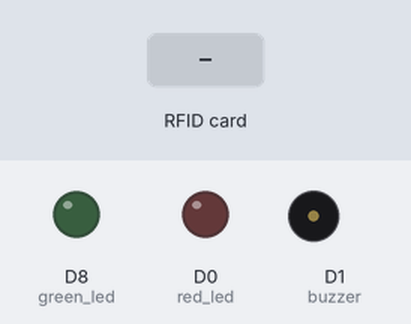
Recording of a sketch running on a simulated ESP8266 (NodeMCU). Shown: output pins drawn as LEDs (lit = HIGH), buzzer (waves = sounding, pin HIGH). The test bench sets the inputs (shaded band). WiFi joins after 1.5 s; servers stay silent unless stated; uploads are accepted with an empty reply; EEPROM starts erased; what the sketch prints to the serial monitor is not drawn.

Above: at 3.7 s.
3.8 s: RFID card E7 61 6B DD held to the reader
At 4.8 s:
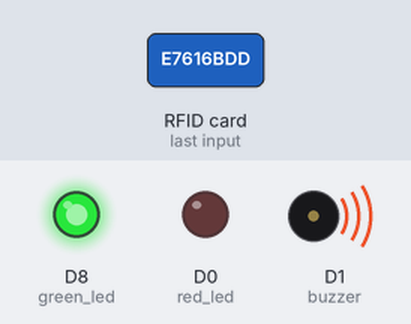
8.5 s: RFID card 67 A9 63 DD held to the reader
At 11.0 s:
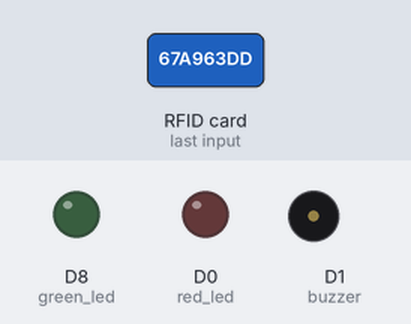
Timing chart, 0 to 12.5 s (numbered marks = the images above; inputs shaded):
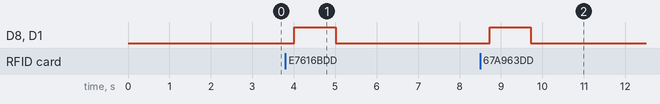

Measured:
- after the input at 3.8 s, D8 (green_led), D1 (buzzer): LOW → HIGH after 0.21 s, → LOW 1.0 s later
- after the input at 8.5 s, D8 (green_led), D1 (buzzer): LOW → HIGH after 0.22 s, → LOW 1.0 s later

The sketch:

smart_attendance_system.ino
```cpp
/* Mahmudul Islam
 * EEE,Bangladesh University of Engineering and Technology (BUET)
 * Email: mahmudulislam299@gmail.com
 */

#include <EEPROM.h>
#include <SPI.h>
#include <MFRC522.h>

#include <ESP8266WiFi.h>
#include <WiFiClient.h>
#include <ESP8266WebServer.h>
#include <ESP8266HTTPClient.h>

#define SS_PIN D4
#define RST_PIN D2
#define buzzer D1
#define red_led D0
#define green_led D8

MFRC522 rfid(SS_PIN, RST_PIN); // Instance of the class
HTTPClient http;    //Declare object of class HTTPClient

char* ValidCard_id[]={"020010811182", "E7 61 6B DD","67 A9 63 DD","87 F1 69 DD","17 9F 66 DD","55 96 3D E7","21 9D 2E 30","0200108156C5","0200108040D2","18003D858929"};
char* names[]={"khali","MAHMUD","NABID","NAIMA","SHIFA","JOJO","PRINCE","TRACY","JIMMY","DANIEL"};
char* sid[]={"1506100","1506101","1506102","1506103","1506104","1506105","1506106","1506107","1506108","1506109"};
char* sequence[]={"0","1","2","3","4","5","6","7","8","9"};

const char *ssid = "******";
const char *password = "******";

//Web/Server address to read/write from
const char *host = "192.168.0.106";
int presence[10];
 String cardID= "";


 String state, postData;

long pm=0;
int i=0,j=0, presentNum=0;
int n,p,q;


void setup() {
  rfid_begin();
  eeprom_begin();
  led_buzzer_begin();
  website_begin();
}
void website_begin(){
  WiFi.mode(WIFI_OFF);        //Prevents reconnection issue (taking too long to connect)
  delay(1000);
  WiFi.mode(WIFI_STA);        //This line hides the viewing of ESP as wifi hotspot

  WiFi.begin(ssid, password);     //Connect to your WiFi router
  Serial.println("");

  Serial.print("Connecting");
  // Wait for connection
  while (WiFi.status() != WL_CONNECTED) {
    delay(500);
    Serial.print(".");
  }

  //If connection successful show IP address in serial monitor
  Serial.println("");
  Serial.print("Connected to ");
  Serial.println(ssid);
  Serial.print("IP address: ");
  Serial.println(WiFi.localIP());  //IP address assigned to your ESP
}
void led_buzzer_begin(){
  pinMode(buzzer,OUTPUT);
  pinMode(red_led,OUTPUT);
  pinMode(green_led,OUTPUT);
}
void eeprom_begin(){
  presentNum=EEPROM.read(1000);
  for(i=0;i<10;i++)
  presence[i]=EEPROM.read(i);
}
void rfid_begin() {
  Serial.begin(9600);
  SPI.begin(); // Init SPI bus
  rfid.PCD_Init(); // Init MFRC522
  Serial.println("RFID start reading......");
}

void loop() {

  check_rfid();


   for( n=0; n<10; n++)
{
  if(cardID.substring(1)==ValidCard_id[n])//User1 rfid received
        {

          cardID="";
         if(presence[n]==0 || presence[n]==2){
          presence[n]=1;

          state = "Present";
          website();
          Serial.print("WELCOME "); Serial.println(names[n]);
          digitalWrite(buzzer,HIGH); digitalWrite(green_led,HIGH); delay(1000);
          digitalWrite(buzzer,LOW); digitalWrite(green_led,LOW);delay(2000);
          presentNum++; EEPROM.write(1000,presentNum);


  }

         else{
         presence[n]=2;

         state = "Left";
         website();
         Serial.print("SEE YOU "); Serial.println(names[n]);
          digitalWrite(buzzer,HIGH); digitalWrite(green_led,HIGH); delay(1000);
          digitalWrite(buzzer,LOW); digitalWrite(green_led,LOW);delay(2000);
          presentNum--;  EEPROM.write(1000,presentNum);

      }
      break;
        }
}

  // Halt PICC
  rfid.PICC_HaltA();

  // Stop encryption on PCD
  rfid.PCD_StopCrypto1();
}

void check_rfid(){
  // Look for new cards
  if ( ! rfid.PICC_IsNewCardPresent())
    return;

  // Verify if the NUID has been readed
  if ( ! rfid.PICC_ReadCardSerial())
    return;

cardID= "";
  for (byte i = 0; i < rfid.uid.size; i++)
  {
//     Serial.println(rfid.uid.uidByte[i] < 0x10 ? " 0" : " ");
//     Serial.println(rfid.uid.uidByte[i], HEX);
     cardID.concat(String(rfid.uid.uidByte[i] < 0x10 ? " 0" : " "));
     cardID.concat(String(rfid.uid.uidByte[i], HEX));
  }

  Serial.print("cardID : ");
  cardID.toUpperCase();
  Serial.println(cardID);
}

void website() {
  //Post Data
  postData = String("sid=") + sequence[n] + String("&name=") + names[n] +String("&state=") + state ;
  Serial.println(postData);


  http.begin("http://192.168.0.106/studentattendance/postdemo.php");              //Specify request destination
  http.addHeader("Content-Type", "application/x-www-form-urlencoded");    //Specify content-type header

  int httpCode = http.POST(postData);   //Send the request
  String payload = http.getString();    //Get the response payload

  Serial.println(httpCode);   //Print HTTP return code
  Serial.println(payload);    //Print request response payload

  http.end();  //Close connection

}
```
